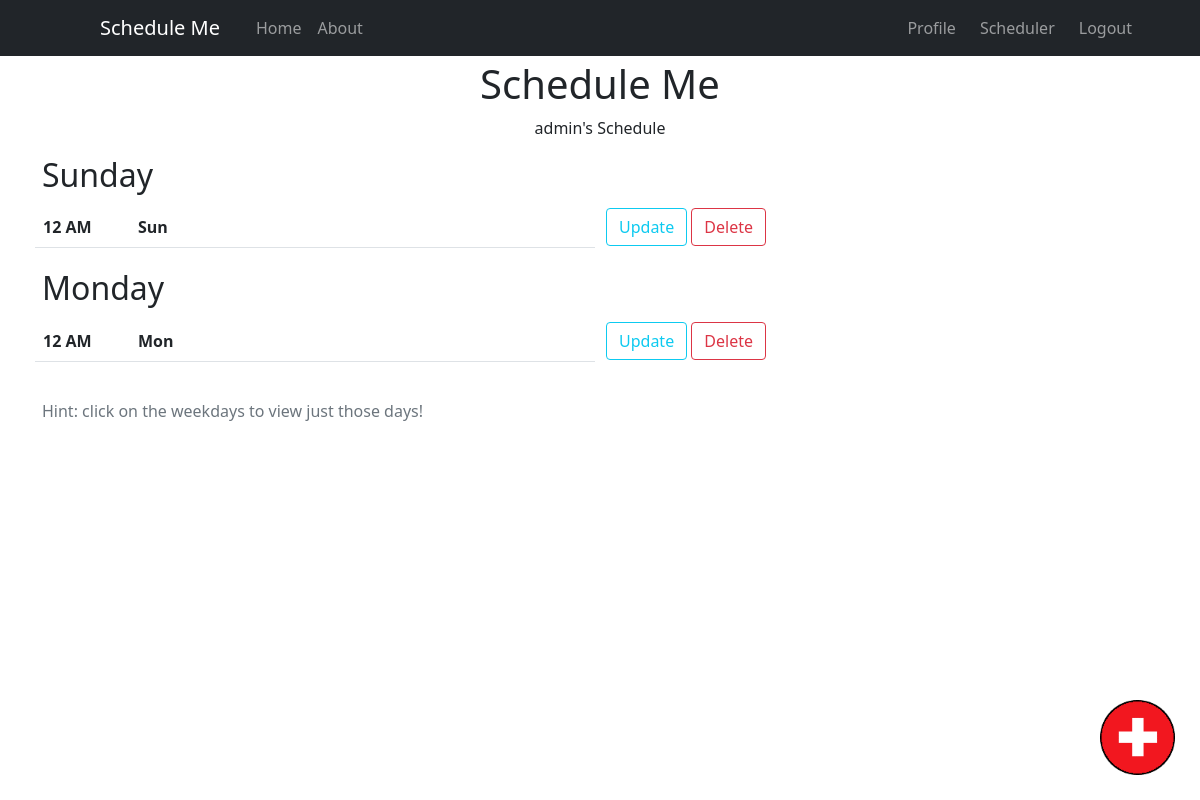
/scheduler/ (signed in), run on the app's committed database.
### schedule/models.py (models this page shows, shortened)
class Event(models.Model):
    TIME_CHOICES = (
        (0, '12 AM'), (1, '1 AM'), (2, '2 AM'), (3, '3 AM'),
        (4, '4 AM'), (5, '5 AM'), (6, '6 AM'), (7, '7 AM'),
        (8, '8 AM'), (9, '9 AM'), (10, '10 AM'), (11, '11 AM'),
        (12, '12 PM'), (13, '1 PM'), (14, '2 PM'), (15, '3 PM'),
        (16, '4 PM'), (17, '5 PM'), (18, '6 PM'), (19, '7 PM'),
        (20, '8 PM'), (21, '9 PM'), (22, '10 PM'), (23, '11 PM'),
    )
    DAY_CHOICES = (
        ('Sunday', 'Sunday'),
        ('Monday', 'Monday'),
        ('Tuesday', 'Tuesday'),
        ('Wednesday', 'Wednesday'),
        ('Thursday', 'Thursday'),
        ('Friday', 'Friday'),
        ('Saturday', 'Saturday'),
    )
    title = models.CharField(max_length=50)
    time = models.IntegerField(choices=TIME_CHOICES)
    day = models.CharField(max_length=9, choices=DAY_CHOICES)
    creator = models.ForeignKey(User, on_delete=models.CASCADE)

### users/views.py (the view)
# urls.py: path('scheduler/', user_views.scheduler, name='scheduler'),
@login_required
def scheduler(request):
    event_list = Event.objects.all().filter(creator=request.user.id).order_by('day', 'time')
    sundays = Event.objects.all().filter(creator=request.user.id, day__contains='Sunday').order_by('time')
    mondays = Event.objects.all().filter(creator=request.user.id, day__contains='Monday').order_by('time')
    tuesdays = Event.objects.all().filter(creator=request.user.id, day__contains='Tuesday').order_by('time')
    wednesdays = Event.objects.all().filter(creator=request.user.id, day__contains='Wednesday').order_by('time')
    thursdays = Event.objects.all().filter(creator=request.user.id, day__contains='Thursday').order_by('time')
    fridays = Event.objects.all().filter(creator=request.user.id, day__contains='Friday').order_by('time')
    saturdays = Event.objects.all().filter(creator=request.user.id, day__contains='Saturday').order_by('time')
    context = {
        'events': event_list,
        'sundays': sundays,
        'mondays': mondays,
        'tuesdays': tuesdays,
        'wednesdays': wednesdays,
        'thursdays': thursdays,
        'fridays': fridays,
        'saturdays': saturdays,
    }
    return render(request, 'users/scheduler.html', context)

### users/templates/users/scheduler.html (shortened to what this page needs)
{% extends "schedule/base.html" %}
{% block content %}
    <h1 class='text-center'>Schedule Me</h1><p class='text-center'>{{ user.username }}'s Schedule</p>
    {% if events %}
        {% if sundays %}
        <h2 class='text'><a class='text-decoration-none text-dark' href="event_day/Sunday">Sunday</a></h2>
        <div class="row">
            <div class="column">
                <table class="table", style="width: 100%">
                {% for item in sundays %}
                    <tr>    <th id="time">{{ item.get_time_display }}</th>    <th>{{ item.title }}</th>     </tr>
                {% endfor %}
                </table>
            </div>
            <div class='column'>
                <table class="table-borderless" height='40px'>
                {% for item in sundays %}
                <tr><th height='40px'>
                    <a class='btn btn-outline-info' href="{% url 'event-update' item.id %}">Update</a>
                    <a class='delete-button btn btn-outline-danger' href="{% url 'event-delete' item.id %}">Delete</a>
                </th></tr>
                {% endfor %}
                </table>
            </div>
        </div>
        {% endif %}
        {% if mondays %}
        <h2 class='text'><a class='text-decoration-none text-dark' href="event_day/Monday">Monday</a></h2>
        <div class="row">
            <div class="column">
                <table class="table", style="width: 100%">
                {% for item in mondays %}
                    <tr>    <th id="time">{{ item.get_time_display }}</th>    <th>{{ item.title }}</th>     </tr>
                {% endfor %}
                </table>
            </div>
            <div class='column'>
                <table class="table-borderless" height='40px'>
                {% for item in mondays %}
                <tr><th height='40px'>
                    <a class='btn btn-outline-info' href="{% url 'event-update' item.id %}">Update</a>
                    <a class='delete-button btn btn-outline-danger' href="{% url 'event-delete' item.id %}">Delete</a>
                </th></tr>
                {% endfor %}
                </table>
            </div>
        </div>
        {% endif %}
    {% else %}
        <p>No event list</p>
    {% endif %}
    {% if events %}
    <footer class='text-muted'><p>Hint: click on the weekdays to view just those days!</p></footnote>
    {% else %}
    <footer class='text-muted'><p>Hint: click on the '+' in the bottom-right corner to add a new event!</p></footnote>
    {% endif %}
    <a href="{% url 'event-create' %}"><img class='floating-bottom-right' src='/static/img/red plus.png'></a>
{% endblock content %}

### schedule/static/css/styles.css (style rules this page uses)
.floating-bottom-right { position: fixed; bottom: 0; right: 0; margin: 25px; width: 75px; height: auto; }
.row { display: flex; }
.column { flex: 50%; padding: 5px; }
th#time { width: 95px; height:40 px; margin-left: 50px; }

### data on the page
Event: time "12 AM", title "Sun"
Event: time "12 AM", title "Mon"

### other printed values
{{ user.username }} "admin"
